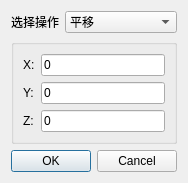
<?xml version="1.0" encoding="UTF-8"?>
<ui version="4.0">
 <class>TranslateDialog</class>
 <widget class="QDialog" name="TranslateDialog">
  <property name="geometry">
   <rect>
    <x>0</x>
    <y>0</y>
    <width>174</width>
    <height>167</height>
   </rect>
  </property>
  <property name="windowTitle">
   <string>平移对象</string>
  </property>
  <layout class="QVBoxLayout" name="verticalLayout" stretch="0,1,0">
   <item>
    <layout class="QHBoxLayout" name="horizontalLayout" stretch="0,1">
     <item>
      <widget class="QLabel" name="label_4">
       <property name="sizePolicy">
        <sizepolicy hsizetype="Preferred" vsizetype="Fixed">
         <horstretch>0</horstretch>
         <verstretch>0</verstretch>
        </sizepolicy>
       </property>
       <property name="text">
        <string>选择操作</string>
       </property>
      </widget>
     </item>
     <item>
      <widget class="QComboBox" name="comboBox">
       <item>
        <property name="text">
         <string>平移</string>
        </property>
       </item>
       <item>
        <property name="text">
         <string>平移到</string>
        </property>
       </item>
      </widget>
     </item>
    </layout>
   </item>
   <item>
    <widget class="QGroupBox" name="groupBox">
     <property name="title">
      <string/>
     </property>
     <layout class="QGridLayout" name="gridLayout">
      <item row="0" column="0">
       <widget class="QLabel" name="label">
        <property name="text">
         <string>X:</string>
        </property>
       </widget>
      </item>
      <item row="0" column="1">
       <widget class="QLineEdit" name="lineEdit_X">
        <property name="text">
         <string>0</string>
        </property>
       </widget>
      </item>
      <item row="1" column="0">
       <widget class="QLabel" name="label_2">
        <property name="text">
         <string>Y:</string>
        </property>
       </widget>
      </item>
      <item row="1" column="1">
       <widget class="QLineEdit" name="lineEdit_Y">
        <property name="text">
         <string>0</string>
        </property>
       </widget>
      </item>
      <item row="2" column="0">
       <widget class="QLabel" name="label_3">
        <property name="text">
         <string>Z:</string>
        </property>
       </widget>
      </item>
      <item row="2" column="1">
       <widget class="QLineEdit" name="lineEdit_Z">
        <property name="text">
         <string>0</string>
        </property>
       </widget>
      </item>
     </layout>
    </widget>
   </item>
   <item>
    <widget class="QDialogButtonBox" name="buttonBox">
     <property name="orientation">
      <enum>Qt::Horizontal</enum>
     </property>
     <property name="standardButtons">
      <set>QDialogButtonBox::Cancel|QDialogButtonBox::Ok</set>
     </property>
    </widget>
   </item>
  </layout>
 </widget>
 <resources/>
 <connections>
  <connection>
   <sender>buttonBox</sender>
   <signal>accepted()</signal>
   <receiver>TranslateDialog</receiver>
   <slot>accept()</slot>
   <hints>
    <hint type="sourcelabel">
     <x>248</x>
     <y>254</y>
    </hint>
    <hint type="destinationlabel">
     <x>157</x>
     <y>274</y>
    </hint>
   </hints>
  </connection>
  <connection>
   <sender>buttonBox</sender>
   <signal>rejected()</signal>
   <receiver>TranslateDialog</receiver>
   <slot>reject()</slot>
   <hints>
    <hint type="sourcelabel">
     <x>316</x>
     <y>260</y>
    </hint>
    <hint type="destinationlabel">
     <x>286</x>
     <y>274</y>
    </hint>
   </hints>
  </connection>
 </connections>
</ui>
